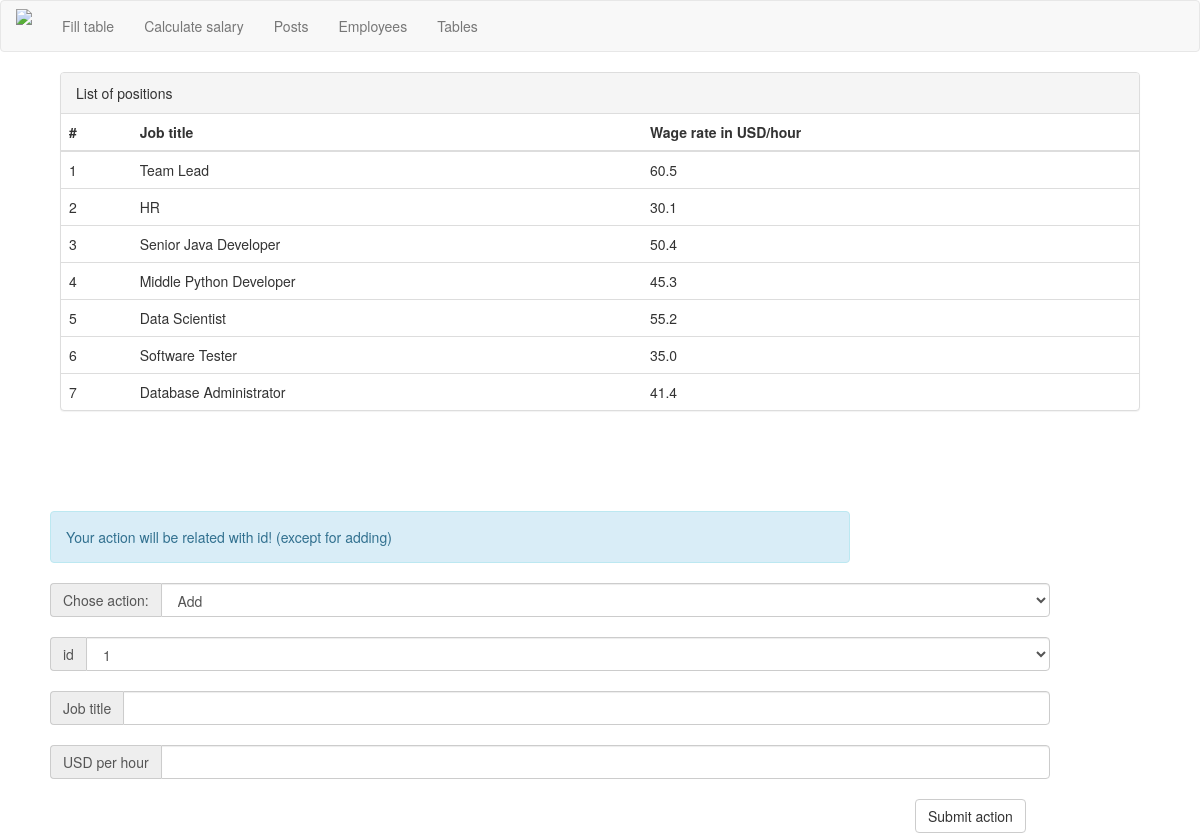
The app's page /posts/, older data.
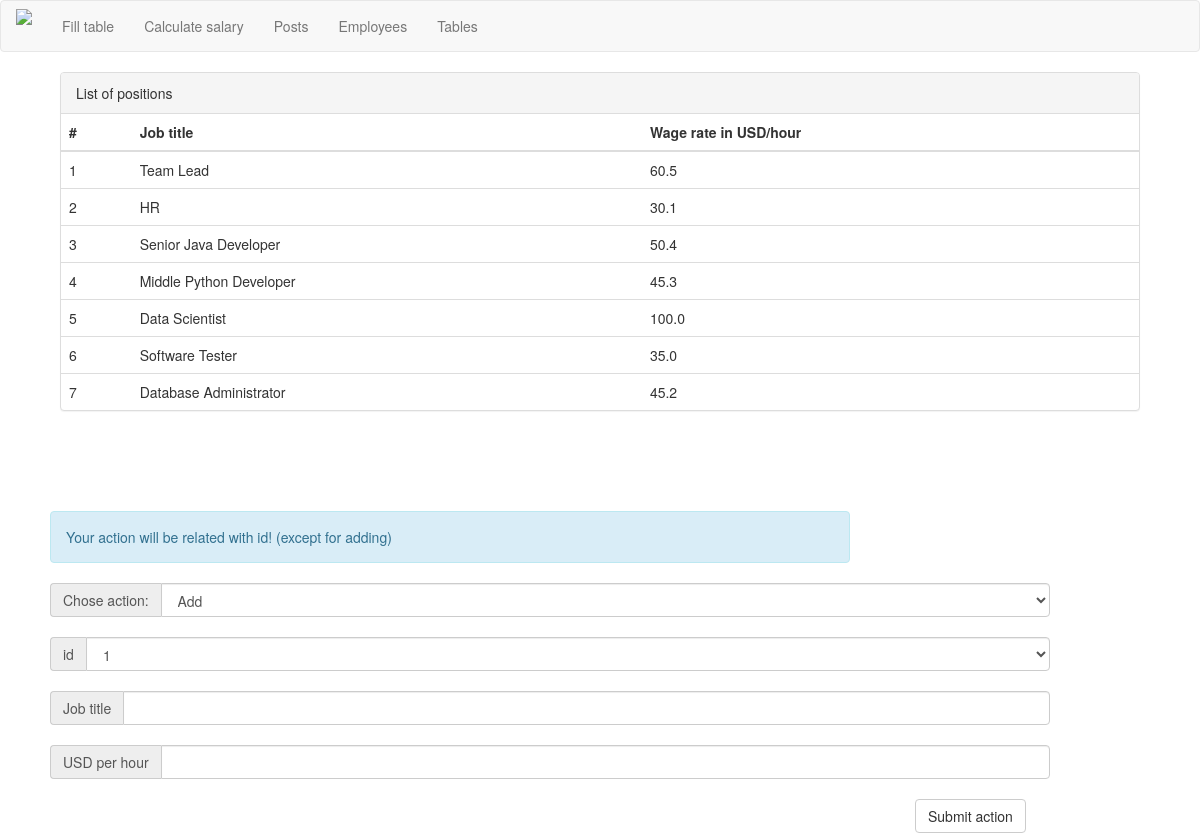
The same page, newer data.
### tables this page shows
CREATE TABLE Posts (id INTEGER, name TEXT, salaryPerHour FLOAT);

### __init__.py (the view)
@app.route('/posts/')
def posts():
    try:
        POSTS_DATA = Position().get_all_db_data()
        return render_template("positionts.html", POSTS_DATA=POSTS_DATA, error=None)
    except Exception as e:
        return render_template("positionts.html", error="Exception has been caught: " + e.args[0])

### Position.py (called while the page is built)
    def get_all_db_data(self):
        db = sqlite.connect(self.database)
        db.row_factory = sqlite.Row
        with db:
            conn = db.cursor()
            conn.execute("SELECT * FROM {}".format(self.table))
            data = conn.fetchall()
            return data

### templates/positionts.html (shortened to what this page needs)
{% extends "header.html" %}
{% block body %}
    <div class="panel panel-default" style="max-width: 90%; margin: auto;">
        <div class="panel-heading">List of positions</div>
        <table class="table">
            <thead>
                <th> # </th>
                <th> Job title </th>
                <th> Wage rate in USD/hour </th>
            </thead>
            <tbody>
                {% for item in POSTS_DATA:%}
                <tr>
                    <td> {{item["id"]}} </td>
                    <td> {{item["name"]}} </td>
                    <td> {{item["salaryPerHour"]}} </td>
                </tr>
                {% endfor %}
            </tbody>
        </table>
    </div>
    <form method="POST" action="/posts-handler/">
        <div class="alert alert-info" role="alert" style="margin:100px 50px 20px 50px; width: 800px;">
            Your action will be related with id! (except for adding)
        </div>
        <div class="input-group" style="margin: 20px 50px; width: 1000px;">
            <span class="input-group-addon" id="basic-addon1"> Chose action: </span>
            <select type="text" class="form-control"
                    aria-describedby="basic-addon1" name="action" value="{{request.form.action}}">
                <option value="add">Add</option>
            </select>
        </div>
        <div class="input-group" style="margin: 20px 50px; width: 1000px;">
            <span class="input-group-addon" id="basic-addon1"> id </span>
            <select type="text" class="form-control"
                    aria-describedby="basic-addon1" name="id" value="{{request.form.id}}">
                {% for post in POSTS_DATA%}
                <option value="{{post['id']}}">{{post["id"]}}</option>
                {% endfor %}
            </select>
        </div>
        <div class="input-group" style="margin: 20px 50px; width: 1000px;">
            <span class="input-group-addon" id="basic-addon1"> Job title </span>
            <input type="text" class="form-control"
                    aria-describedby="basic-addon1" name="name" value="{{request.form.name}}">
        </div>
        <div class="input-group" style="margin: 20px 50px; width: 1000px;">
            <span class="input-group-addon" id="basic-addon1"> USD per hour </span>
            <input type="text" class="form-control"
                    aria-describedby="basic-addon1" name="salary" value="{{request.form.salary}}">
        </div>
        <button type="submit" class="btn btn-default" style="margin-left: 915px;"> Submit action </button>
    </form>
{% endblock %}

### templates/header.html (shortened to what this page needs)
<!DOCTYPE html>
<html lang="ua">
<head>
    <link href="../static/css/bootstrap.min.css" rel="stylesheet">
</head>
<header>
    <nav class="navbar navbar-default">
        <div class="navbar-header">
            <a class="navbar-brand"><img src="../static/img/salary-packaging.png"
                                         style="height: 30px; margin-top: -7px;"></a>
        </div>
        <div class="container-fluid">
            <div class="collapse navbar-collapse" id="bs-example-navbar-collapse-1">
                <ul class="nav navbar-nav">
                    <li><a href="/new-table">Fill table </a></li>
                    <li><a href="/salaries">Calculate salary</a></li>
                    <li><a href="/posts">Posts </a></li>
                    <li><a href="/employees">Employees </a></li>
                    <li><a href="/tables">Tables </a></li>
                </ul>
            </div>
        </div>
    </nav>
</header>
<body>
    {% block body %}{% endblock %}
</body>
</html>

Row changes from the older to the newer data that the page shows:
changed Posts "Data Scientist": salaryPerHour "55.2" → "100.0"
changed Posts "Database Administrator": salaryPerHour "41.4" → "45.2"
